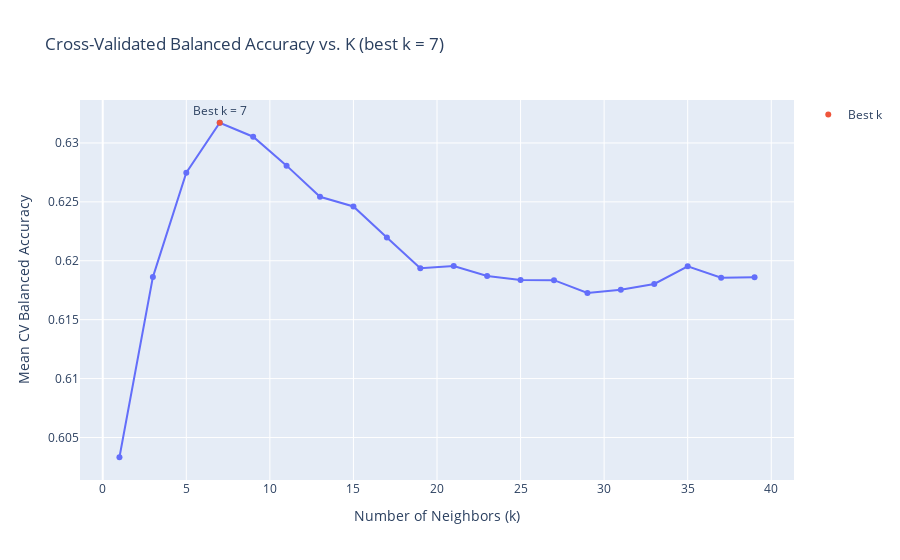

Write notebook code for a chart like this one.
### Code cell
results_df = pd.DataFrame(grid.cv_results_)

results_df["k"] = results_df["param_knn__n_neighbors"]
results_df["mean_score"] = results_df["mean_test_score"]

best_k = grid.best_params_["knn__n_neighbors"]
best_score = grid.best_score_

fig = px.line(
    results_df,
    x="k",
    y="mean_score",
    title=f"Cross-Validated Balanced Accuracy vs. K (best k = {best_k})",
    markers=True,
    labels={"k": "Number of Neighbors (k)", "mean_score": "Mean CV Balanced Accuracy"}
)


fig.add_scatter(
    x=[best_k],
    y=[best_score],
    mode="markers+text",
    text=[f"Best k = {best_k}"],
    textposition="top center",
    name="Best k"
)

fig.update_layout(hovermode="x unified")
fig.show()

### Figure 1 — Plotly figure (JSON) as saved in the notebook; plotly's stock layout.template omitted (floating-point values rounded to 4 significant figures)
{"data": [{"hovertemplate": "Number of Neighbors (k)=%{x}<br>Mean CV Balanced Accuracy=%{y}<extra></extra>", "legendgroup": "", "line": {"color": "#636efa", "dash": "solid"}, "marker": {"symbol": "circle"}, "mode": "lines+markers", "name": "", "orientation": "v", "showlegend": false, "type": "scatter", "x": [1, 3, 5, 7, 9, 11, 13, 15, 17, 19, 21, 23, 25, 27, 29, 31, 33, 35, 37, 39], "xaxis": "x", "y": [0.6033, 0.6186, 0.6275, 0.6317, 0.6305, 0.6281, 0.6254, 0.6246, 0.622, 0.6194, 0.6196, 0.6187, 0.6184, 0.6184, 0.6173, 0.6175, 0.618, 0.6195, 0.6186, 0.6186], "yaxis": "y"}, {"mode": "markers+text", "name": "Best k", "text": ["Best k = 7"], "textposition": "top center", "type": "scatter", "x": [7], "y": [0.6317]}], "layout": {"hovermode": "x unified", "legend": {"tracegroupgap": 0}, "title": {"text": "Cross-Validated Balanced Accuracy vs. K (best k = 7)"}, "xaxis": {"anchor": "y", "domain": [0, 1], "title": {"text": "Number of Neighbors (k)"}}, "yaxis": {"anchor": "x", "domain": [0, 1], "title": {"text": "Mean CV Balanced Accuracy"}}}}
